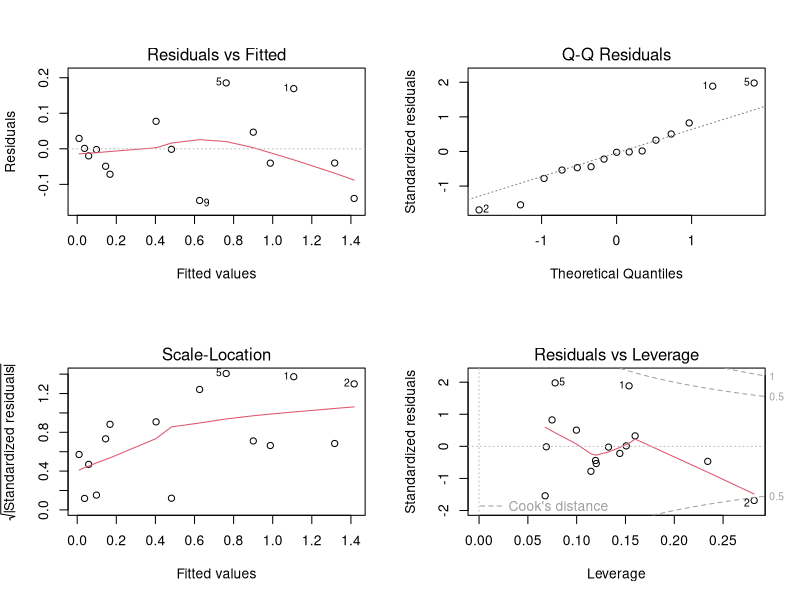

Recreate this plot in R.
# qPCR Adjustment using U-Statistics
# Author: Michael Byrd

setwd("/Users/mbyrd/StapletonLab/Stapleton_Lab/qPCR/adjustment")
# Calibration Data
data <- read.csv(file = "Neill2018calibrations.csv")
# Expiremental Data
exp_data <- read.csv(file = "corrected17June_Neill Thesis RNA samples.csv")
# cp Values of Calibration data
test1 <- data$test1_Cp1
all_prod <- data$all_productsCp1
# The ratio of the cp values
ratio <- all_prod/test1
# Appending to the Calibration data
cbind(data, ratio)
# Adjustment value Vector
adj_val = vector()


# Itterating through each set of (3) observations performing U-Stats on each set of inputs
for (i in 1:(nrow(data)/3)){
  t_x <- c(data$all_productsCp1[3*i - 2], data$all_productsCp1[3*i - 1], data$all_productsCp1[3*i])
  t_y <- c(data$test1_Cp1[3*i - 2], data$test1_Cp1[3*i - 1], data$test1_Cp1[3*i])
  adj <- mean(outer(t_x, t_y, "-"))
  adj_val <- c(adj_val, adj, adj, adj)
}

adjusted_test1 <- test1 + adj_val

# Creating the adjustment model lm(y-axis~x-axis)
adj_model <- lm(adj_val^2~ratio)
summary(adj_model)

par(mfrow = c(2,2))
plot(adj_model)

# Using the adjustment model on the expiremental data
new = data.frame(ratio = exp_data$all_productsPrimers_Cp1/exp_data$test1_Cp1)
predict(adj_model, new , interval = "confidence")
